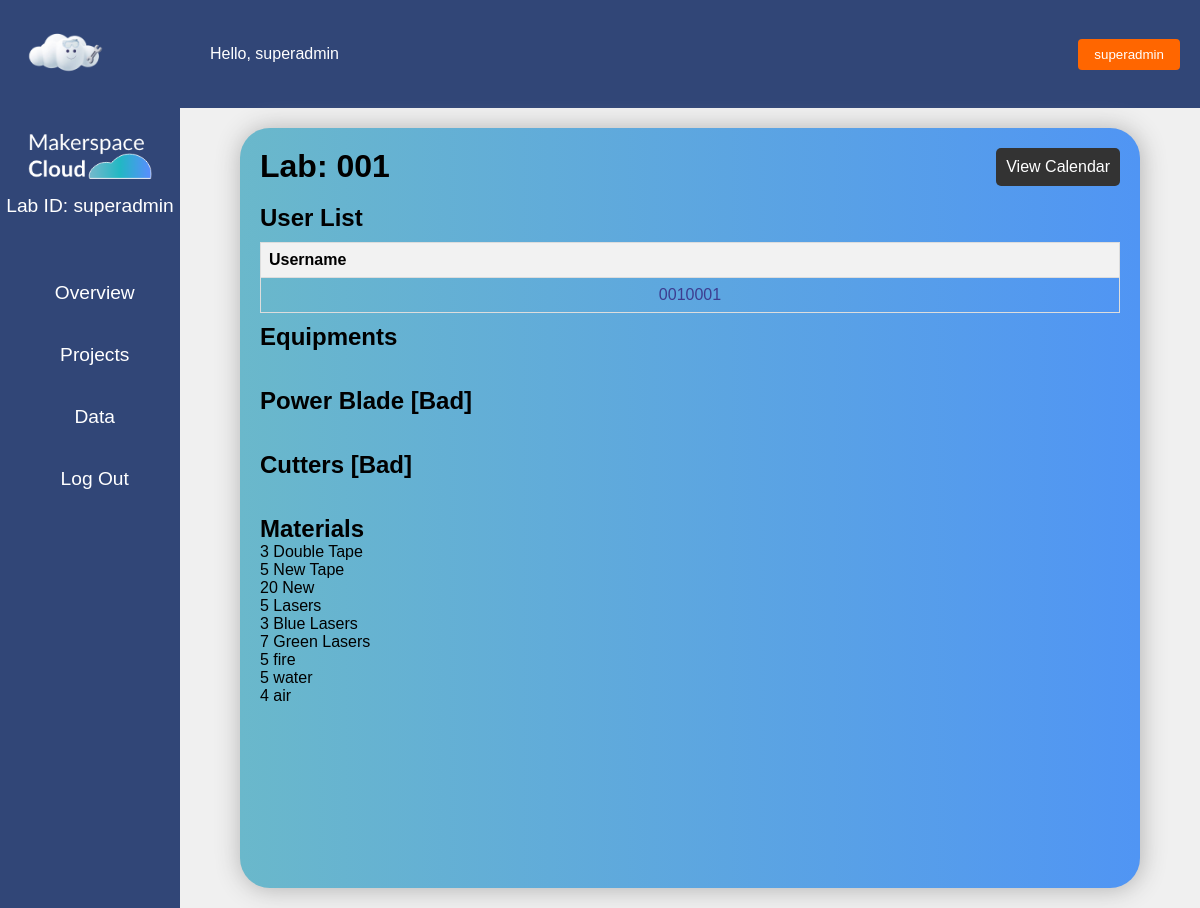
/s_lab_detail/5/ (signed in), run on the app's committed database.
### equ/models.py (models this page shows, shortened)
class Lab(models.Model):
    organisation = models.ForeignKey(Organisation,on_delete=models.CASCADE, null=True)
    name = models.CharField(max_length=100)
    lab_admin = models.ForeignKey(
        User,
        limit_choices_to={'groups__name': 'admin'},
        null=True,  # Set the default value to None
        on_delete=models.CASCADE,
        related_name='lab_admin_of'
    )

class Equipment(models.Model):
    CONDITION_CHOICES = [
        ('Excellent', 'Excellent'),
        ('Good', 'Good'),
        ('Poor', 'Poor'),
        ('Bad', 'Bad'),
    ]
    name = models.CharField(max_length=100)
    lab = models.ForeignKey('Lab', on_delete=models.CASCADE, related_name='equipments')
    condition = models.CharField(max_length=20, choices=CONDITION_CHOICES, default='Good')

class Material(models.Model):
    stock = models.IntegerField(null=True,blank=True)
    name = models.CharField(max_length=100)
    category = models.ForeignKey(Category, on_delete=models.CASCADE,blank=True, null=True)

### equ/views.py (the view)
# urls.py: path('s_lab_detail/<int:pk>/', views.s_lab_detail, name='s_lab_detail'),
@login_required
@superadmin_required
def s_lab_detail(request,pk):
    lab = get_object_or_404(Lab,pk=pk)
    users = User.objects.filter(profile__lab=lab)
    equipment = Equipment.objects.filter(lab=lab)
    materials = Material.objects.filter(category__lab=lab)
    context = {'users': users, 'equipments':equipment,'lab':lab,'materials':materials}
    return render(request, 'equ/s_lab_detail.html',context)

### equ/views.py (called while the page is built)
def superadmin_required(function):
    decorator = user_passes_test(lambda user: user.groups.filter(name='superadmin').exists())
    return decorator(function)

### equ/templates/equ/s_lab_detail.html
{% extends "equ/s_base.html" %}
{% block content %}
<div class="labs">
<div class="cln_btn">
  <h1>Lab: {{lab.name}}</h1>
  <a href="{% url 'c_list_superadmin' lab.pk %}" class="btn btn-primary">View Calendar</a></div>
<br>
<div class="members">
  <h2>User List</h2>
<table class="user-table">
  <thead>
    <tr>
      <th>Username</th>
    </tr>
  </thead>
  <tbody>
    {% for user in users %}
      <tr>
        <td><a href="{% url 's_member_detail' user.pk %}">{{ user.username }}</a></td>
      </tr>
    {% endfor %}
  </tbody>
</table>
<h2>Equipments</h2>
  <ul class="equipment_list">
    {% for equipment in equipments %}
    <br><br>
      <h2>{{ equipment.name }} [{{ equipment.condition}}]</h2>
    {% endfor %}
    <br>
    <br>
  <h2>Materials</h2>
    <ul class="equipment_list">
      {% for material in materials %}
        <li>{{material.stock}} {{ material.name }} </li>
      {% endfor %}
      </ul>
</div>
</div>
{% endblock content %}

### equ/templates/equ/s_base.html
{% load static %}
<!DOCTYPE html>
<html>
<head>
  <link rel="stylesheet" type="text/css" href="{% static 'css/style.css' %}">
</head>
<body>
  {% if user.is_authenticated %}
     <div class="main-navbar">
      <div class="cloudlogo">
        <img src="{% static 'images/cloudavt.png' %}" alt="" style="width: 90px; height: auto;">
        <span style="margin-left: 100px;">Hello, {{ user.username }}</span>
      </div>
      <a class="profile-link" href="{% url 'u_profile_page' %}">
        <button class="profile-button">{{ user.username }}</button>
      </a>
    </div>
  <div class="container rcntc">
        <div class="sidebar">
          <ul>
            <div class="mslogo"><img src="{% static 'images/MSClogo2.png' %}" alt=""> <a> Lab ID: {{ user.username }}</a></div>
            <a href="{% url 's_overview' %}" class="overview"><div class="link"><span></span><li>Overview</li></div></a>
            <a href="{% url 's_labs' %}" class="projects"><div class="link"><span></span><li>Projects</li></div></a>
            <a href="{% url 'admin:index' %}" class="data"><div class="link"><span></span><li>Data</li></div></a>
            <a href="{% url 'logout' %}" class="logout"><div class="link"><span></span><li>Log Out</li></div></a>
            {% else %}
            <a href="{% url 'login' %}" class="login"><div class="link"><span></span><li>Log In</li></div></a>
            {% endif %}
          </ul>
        </div>
        <div class="content rcnt">
          {% block content %}
          {% endblock %}
        </div>
  </div>
  </body>
</html>

### static/css/style.css (style rules this page uses)
:root { --primary:#314677; --secondary:rgb(97, 97, 131); }
* { box-sizing: border-box; margin: 0; padding: 0; font-family: Arial, Helvetica, sans-serif; }
ul { list-style: none; }
.content table { width: 100%; }
.content table, .content tr, .content th, .content td { border: 1px solid black; border-collapse: collapse; }
.content th, .content td { padding: 10px; text-align: center; }
.container { display: flex; min-height: 100vh; max-height: max-content; background-color: #ececec; }
.main-navbar { display: flex; justify-content: space-between; align-items: center; background-color: var(--primary); padding: 10px 20px; }
.cloudlogo { align-items: center; color: white; display: flex; }
.profile-link { color: white; text-decoration: none; }
.profile-button { background-color: #ff6600; color: white; border: none; padding: 8px 16px; border-radius: 4px; cursor: pointer; }
.sidebar { width: 15%; background-color: var(--primary); padding: 20px 2px; }
.sidebar ul { list-style: none; }
.mslogo { margin-bottom: 50px; text-align: center; }
.mslogo img { width: 70%; }
.sidebar a { color: white; text-decoration: none; font-size: 1.2rem; text-align: center; display: flex; width: 100%; align-items: center; justify-content: center; margin: 10px 0; }
.link { width: 100%; display: flex; }
.sidebar span { width: 10px; background: none; transition: 0.3s ease-in; }
.sidebar li { padding: 15px 0; text-align: center; width: 100%; background-image: none; transition: 0.3s ease-in; }
.content { flex-grow: 1; border: none; width: 100%; max-width: 900px; margin: 20px auto; border-radius: 30px; padding: 20px; box-shadow: 1px 1px 25px 1px #b4b4b4; background-color:white; display: flex; justify-content: center; min-height: max-content; }
.rcnt { background-image: linear-gradient(90deg,#6ab8cb, #5095f4); }
.rcntc { background-color: #F0F0F0; }
.btn { display: inline-block; padding: 8px 15px; background-color: rgb(65, 65, 100); color: #fff; text-decoration:none; border-radius: 5px; }
.btn { display: block; width: max-content; padding: 10px; background-color: #333; color: #fff; text-decoration: none; border: none; border-radius: 5px; cursor: pointer; }
.members { width: 100%; }
.user-table { width: 100%; border-collapse: collapse; margin: 10px 0; color:black; }
.user-table a { text-decoration: none; color: #3d3d90; }
.user-table th, .user-table td { padding: 8px; border: 1px solid #ddd; }
.user-table th { background-color: #f2f2f2; text-align: left; }
.labs { width: 100%; height: 100%; }
.cln_btn a { width: max-content; }
.cln_btn { width: 100%; display: flex; justify-content: space-between; }

### data on the page
Lab: name "001"
Equipment: name "Power Blade", condition "Bad"
Equipment: name "Cutters", condition "Bad"
Material: stock "3", name "Double Tape"
Material: stock "5", name "New Tape"
Material: stock "20", name "New"
Material: stock "5", name "Lasers"
Material: stock "3", name "Blue Lasers"
Material: stock "7", name "Green Lasers"
Material: stock "5", name "fire"
Material: stock "5", name "water"
Material: stock "4", name "air"

### other printed values
{{ user.username }} "superadmin"
{{ user.username }} "0010001"
